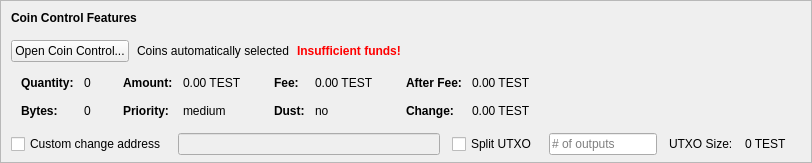
    <widget class="QFrame" name="frameCoinControl">
     <property name="sizePolicy">
      <sizepolicy hsizetype="Expanding" vsizetype="Expanding">
       <horstretch>0</horstretch>
       <verstretch>0</verstretch>
      </sizepolicy>
     </property>
     <property name="maximumSize">
      <size>
       <width>16777215</width>
       <height>16777215</height>
      </size>
     </property>
     <property name="frameShape">
      <enum>QFrame::StyledPanel</enum>
     </property>
     <property name="frameShadow">
      <enum>QFrame::Sunken</enum>
     </property>
     <layout class="QVBoxLayout" name="verticalLayoutCoinControl2">
      <property name="spacing">
       <number>0</number>
      </property>
      <property name="leftMargin">
       <number>0</number>
      </property>
      <property name="topMargin">
       <number>0</number>
      </property>
      <property name="rightMargin">
       <number>0</number>
      </property>
      <property name="bottomMargin">
       <number>6</number>
      </property>
      <item>
       <layout class="QVBoxLayout" name="verticalLayoutCoinControl" stretch="0,0,0,0,1">
        <property name="spacing">
         <number>0</number>
        </property>
        <property name="leftMargin">
         <number>10</number>
        </property>
        <property name="topMargin">
         <number>10</number>
        </property>
        <item>
         <layout class="QHBoxLayout" name="horizontalLayoutCoinControl1">
          <property name="bottomMargin">
           <number>15</number>
          </property>
          <item>
           <widget class="QLabel" name="labelCoinControlFeatures">
            <property name="sizePolicy">
             <sizepolicy hsizetype="Preferred" vsizetype="Maximum">
              <horstretch>0</horstretch>
              <verstretch>0</verstretch>
             </sizepolicy>
            </property>
            <property name="font">
             <font>
              <weight>75</weight>
              <bold>true</bold>
             </font>
            </property>
            <property name="styleSheet">
             <string notr="true">font-weight:bold;</string>
            </property>
            <property name="text">
             <string>Coin Control Features</string>
            </property>
           </widget>
          </item>
         </layout>
        </item>
        <item>
         <layout class="QHBoxLayout" name="horizontalLayoutCoinControl2" stretch="0,0,0,0">
          <property name="spacing">
           <number>8</number>
          </property>
          <property name="bottomMargin">
           <number>10</number>
          </property>
          <item>
           <widget class="QPushButton" name="pushButtonCoinControl">
            <property name="styleSheet">
             <string notr="true"/>
            </property>
            <property name="text">
             <string>Open Coin Control...</string>
            </property>
            <property name="autoDefault">
             <bool>false</bool>
            </property>
           </widget>
          </item>
          <item>
           <widget class="QLabel" name="labelCoinControlAutomaticallySelected">
            <property name="text">
             <string>Coins automatically selected</string>
            </property>
            <property name="margin">
             <number>5</number>
            </property>
           </widget>
          </item>
          <item>
           <widget class="QLabel" name="labelCoinControlInsuffFunds">
            <property name="font">
             <font>
              <weight>75</weight>
              <bold>true</bold>
             </font>
            </property>
            <property name="styleSheet">
             <string notr="true">color:red;font-weight:bold;</string>
            </property>
            <property name="text">
             <string>Insufficient funds!</string>
            </property>
            <property name="margin">
             <number>5</number>
            </property>
           </widget>
          </item>
          <item>
           <spacer name="horizontalSpacerCoinControl">
            <property name="orientation">
             <enum>Qt::Horizontal</enum>
            </property>
            <property name="sizeHint" stdset="0">
             <size>
              <width>40</width>
              <height>1</height>
             </size>
            </property>
           </spacer>
          </item>
         </layout>
        </item>
        <item>
         <widget class="QWidget" name="widgetCoinControl" native="true">
          <property name="sizePolicy">
           <sizepolicy hsizetype="Preferred" vsizetype="Preferred">
            <horstretch>0</horstretch>
            <verstretch>0</verstretch>
           </sizepolicy>
          </property>
          <property name="minimumSize">
           <size>
            <width>0</width>
            <height>0</height>
           </size>
          </property>
          <property name="styleSheet">
           <string notr="true"/>
          </property>
          <layout class="QHBoxLayout" name="horizontalLayoutCoinControl5">
           <property name="leftMargin">
            <number>0</number>
           </property>
           <property name="topMargin">
            <number>0</number>
           </property>
           <property name="rightMargin">
            <number>0</number>
           </property>
           <property name="bottomMargin">
            <number>0</number>
           </property>
           <item>
            <layout class="QHBoxLayout" name="horizontalLayoutCoinControl3" stretch="0,0,0,1">
             <property name="spacing">
              <number>20</number>
             </property>
             <property name="topMargin">
              <number>0</number>
             </property>
             <property name="bottomMargin">
              <number>10</number>
             </property>
             <item>
              <layout class="QFormLayout" name="formLayoutCoinControl1">
               <property name="horizontalSpacing">
                <number>10</number>
               </property>
               <property name="verticalSpacing">
                <number>14</number>
               </property>
               <property name="leftMargin">
                <number>10</number>
               </property>
               <property name="topMargin">
                <number>4</number>
               </property>
               <property name="rightMargin">
                <number>6</number>
               </property>
               <item row="0" column="0">
                <widget class="QLabel" name="labelCoinControlQuantityText">
                 <property name="font">
                  <font>
                   <weight>75</weight>
                   <bold>true</bold>
                  </font>
                 </property>
                 <property name="text">
                  <string>Quantity:</string>
                 </property>
                 <property name="margin">
                  <number>0</number>
                 </property>
                </widget>
               </item>
               <item row="0" column="1">
                <widget class="QLabel" name="labelCoinControlQuantity">
                 <property name="cursor">
                  <cursorShape>IBeamCursor</cursorShape>
                 </property>
                 <property name="contextMenuPolicy">
                  <enum>Qt::ActionsContextMenu</enum>
                 </property>
                 <property name="text">
                  <string notr="true">0</string>
                 </property>
                 <property name="margin">
                  <number>0</number>
                 </property>
                 <property name="textInteractionFlags">
                  <set>Qt::LinksAccessibleByMouse|Qt::TextSelectableByKeyboard|Qt::TextSelectableByMouse</set>
                 </property>
                </widget>
               </item>
               <item row="1" column="0">
                <widget class="QLabel" name="labelCoinControlBytesText">
                 <property name="font">
                  <font>
                   <weight>75</weight>
                   <bold>true</bold>
                  </font>
                 </property>
                 <property name="text">
                  <string>Bytes:</string>
                 </property>
                </widget>
               </item>
               <item row="1" column="1">
                <widget class="QLabel" name="labelCoinControlBytes">
                 <property name="cursor">
                  <cursorShape>IBeamCursor</cursorShape>
                 </property>
                 <property name="contextMenuPolicy">
                  <enum>Qt::ActionsContextMenu</enum>
                 </property>
                 <property name="text">
                  <string notr="true">0</string>
                 </property>
                 <property name="textInteractionFlags">
                  <set>Qt::LinksAccessibleByMouse|Qt::TextSelectableByKeyboard|Qt::TextSelectableByMouse</set>
                 </property>
                </widget>
               </item>
              </layout>
             </item>
             <item>
              <layout class="QFormLayout" name="formLayoutCoinControl2">
               <property name="horizontalSpacing">
                <number>10</number>
               </property>
               <property name="verticalSpacing">
                <number>14</number>
               </property>
               <property name="leftMargin">
                <number>6</number>
               </property>
               <property name="topMargin">
                <number>4</number>
               </property>
               <property name="rightMargin">
                <number>6</number>
               </property>
               <item row="0" column="0">
                <widget class="QLabel" name="labelCoinControlAmountText">
                 <property name="font">
                  <font>
                   <weight>75</weight>
                   <bold>true</bold>
                  </font>
                 </property>
                 <property name="text">
                  <string>Amount:</string>
                 </property>
                 <property name="margin">
                  <number>0</number>
                 </property>
                </widget>
               </item>
               <item row="0" column="1">
                <widget class="QLabel" name="labelCoinControlAmount">
                 <property name="cursor">
                  <cursorShape>IBeamCursor</cursorShape>
                 </property>
                 <property name="contextMenuPolicy">
                  <enum>Qt::ActionsContextMenu</enum>
                 </property>
                 <property name="text">
                  <string notr="true">0.00 TEST</string>
                 </property>
                 <property name="textInteractionFlags">
                  <set>Qt::LinksAccessibleByMouse|Qt::TextSelectableByKeyboard|Qt::TextSelectableByMouse</set>
                 </property>
                </widget>
               </item>
               <item row="1" column="0">
                <widget class="QLabel" name="labelCoinControlPriorityText">
                 <property name="font">
                  <font>
                   <weight>75</weight>
                   <bold>true</bold>
                  </font>
                 </property>
                 <property name="text">
                  <string>Priority:</string>
                 </property>
                </widget>
               </item>
               <item row="1" column="1">
                <widget class="QLabel" name="labelCoinControlPriority">
                 <property name="cursor">
                  <cursorShape>IBeamCursor</cursorShape>
                 </property>
                 <property name="contextMenuPolicy">
                  <enum>Qt::ActionsContextMenu</enum>
                 </property>
                 <property name="text">
                  <string>medium</string>
                 </property>
                 <property name="textInteractionFlags">
                  <set>Qt::LinksAccessibleByMouse|Qt::TextSelectableByKeyboard|Qt::TextSelectableByMouse</set>
                 </property>
                </widget>
               </item>
              </layout>
             </item>
             <item>
              <layout class="QFormLayout" name="formLayoutCoinControl3">
               <property name="horizontalSpacing">
                <number>10</number>
               </property>
               <property name="verticalSpacing">
                <number>14</number>
               </property>
               <property name="leftMargin">
                <number>6</number>
               </property>
               <property name="topMargin">
                <number>4</number>
               </property>
               <property name="rightMargin">
                <number>6</number>
               </property>
               <item row="0" column="0">
                <widget class="QLabel" name="labelCoinControlFeeText">
                 <property name="font">
                  <font>
                   <weight>75</weight>
                   <bold>true</bold>
                  </font>
                 </property>
                 <property name="text">
                  <string>Fee:</string>
                 </property>
                 <property name="margin">
                  <number>0</number>
                 </property>
                </widget>
               </item>
               <item row="0" column="1">
                <widget class="QLabel" name="labelCoinControlFee">
                 <property name="cursor">
                  <cursorShape>IBeamCursor</cursorShape>
                 </property>
                 <property name="contextMenuPolicy">
                  <enum>Qt::ActionsContextMenu</enum>
                 </property>
                 <property name="text">
                  <string notr="true">0.00 TEST</string>
                 </property>
                 <property name="textInteractionFlags">
                  <set>Qt::LinksAccessibleByMouse|Qt::TextSelectableByKeyboard|Qt::TextSelectableByMouse</set>
                 </property>
                </widget>
               </item>
               <item row="1" column="0">
                <widget class="QLabel" name="labelCoinControlLowOutputText">
                 <property name="font">
                  <font>
                   <weight>75</weight>
                   <bold>true</bold>
                  </font>
                 </property>
                 <property name="text">
                  <string>Dust:</string>
                 </property>
                </widget>
               </item>
               <item row="1" column="1">
                <widget class="QLabel" name="labelCoinControlLowOutput">
                 <property name="cursor">
                  <cursorShape>IBeamCursor</cursorShape>
                 </property>
                 <property name="contextMenuPolicy">
                  <enum>Qt::ActionsContextMenu</enum>
                 </property>
                 <property name="text">
                  <string>no</string>
                 </property>
                 <property name="textInteractionFlags">
                  <set>Qt::LinksAccessibleByMouse|Qt::TextSelectableByKeyboard|Qt::TextSelectableByMouse</set>
                 </property>
                </widget>
               </item>
              </layout>
             </item>
             <item>
              <layout class="QFormLayout" name="formLayoutCoinControl4">
               <property name="horizontalSpacing">
                <number>10</number>
               </property>
               <property name="verticalSpacing">
                <number>14</number>
               </property>
               <property name="leftMargin">
                <number>6</number>
               </property>
               <property name="topMargin">
                <number>4</number>
               </property>
               <property name="rightMargin">
                <number>6</number>
               </property>
               <item row="0" column="0">
                <widget class="QLabel" name="labelCoinControlAfterFeeText">
                 <property name="font">
                  <font>
                   <weight>75</weight>
                   <bold>true</bold>
                  </font>
                 </property>
                 <property name="text">
                  <string>After Fee:</string>
                 </property>
                 <property name="margin">
                  <number>0</number>
                 </property>
                </widget>
               </item>
               <item row="0" column="1">
                <widget class="QLabel" name="labelCoinControlAfterFee">
                 <property name="cursor">
                  <cursorShape>IBeamCursor</cursorShape>
                 </property>
                 <property name="contextMenuPolicy">
                  <enum>Qt::ActionsContextMenu</enum>
                 </property>
                 <property name="text">
                  <string notr="true">0.00 TEST</string>
                 </property>
                 <property name="textInteractionFlags">
                  <set>Qt::LinksAccessibleByMouse|Qt::TextSelectableByKeyboard|Qt::TextSelectableByMouse</set>
                 </property>
                </widget>
               </item>
               <item row="1" column="0">
                <widget class="QLabel" name="labelCoinControlChangeText">
                 <property name="font">
                  <font>
                   <weight>75</weight>
                   <bold>true</bold>
                  </font>
                 </property>
                 <property name="text">
                  <string>Change:</string>
                 </property>
                </widget>
               </item>
               <item row="1" column="1">
                <widget class="QLabel" name="labelCoinControlChange">
                 <property name="cursor">
                  <cursorShape>IBeamCursor</cursorShape>
                 </property>
                 <property name="contextMenuPolicy">
                  <enum>Qt::ActionsContextMenu</enum>
                 </property>
                 <property name="text">
                  <string notr="true">0.00 TEST</string>
                 </property>
                 <property name="textInteractionFlags">
                  <set>Qt::LinksAccessibleByMouse|Qt::TextSelectableByKeyboard|Qt::TextSelectableByMouse</set>
                 </property>
                </widget>
               </item>
              </layout>
             </item>
            </layout>
           </item>
          </layout>
         </widget>
        </item>
        <item>
         <layout class="QHBoxLayout" name="horizontalLayoutCoinControl4" stretch="0,0,0,0,0,0,0">
          <property name="spacing">
           <number>12</number>
          </property>
          <property name="sizeConstraint">
           <enum>QLayout::SetDefaultConstraint</enum>
          </property>
          <property name="topMargin">
           <number>5</number>
          </property>
          <property name="rightMargin">
           <number>5</number>
          </property>
          <item>
           <widget class="QCheckBox" name="checkBoxCoinControlChange">
            <property name="toolTip">
             <string>If this is activated, but the change address is empty or invalid, change will be sent to a newly generated address.</string>
            </property>
            <property name="text">
             <string>Custom change address</string>
            </property>
           </widget>
          </item>
          <item>
           <widget class="QValidatedLineEdit" name="lineEditCoinControlChange">
            <property name="enabled">
             <bool>false</bool>
            </property>
            <property name="sizePolicy">
             <sizepolicy hsizetype="Expanding" vsizetype="Fixed">
              <horstretch>0</horstretch>
              <verstretch>0</verstretch>
             </sizepolicy>
            </property>
           </widget>
          </item>
          <item>
           <widget class="QCheckBox" name="splitBlockCheckBox">
            <property name="text">
             <string>Split UTXO</string>
            </property>
           </widget>
          </item>
          <item>
           <widget class="QLineEdit" name="splitBlockLineEdit">
            <property name="sizePolicy">
             <sizepolicy hsizetype="Fixed" vsizetype="Fixed">
              <horstretch>50</horstretch>
              <verstretch>0</verstretch>
             </sizepolicy>
            </property>
            <property name="placeholderText">
             <string># of outputs</string>
            </property>
           </widget>
          </item>
          <item>
           <widget class="QLabel" name="labelBlockSizeText">
            <property name="text">
             <string>UTXO Size:</string>
            </property>
           </widget>
          </item>
          <item>
           <widget class="QLabel" name="labelBlockSize">
            <property name="text">
             <string>0 TEST</string>
            </property>
           </widget>
          </item>
          <item>
           <widget class="QLabel" name="labelCoinControlChangeLabel">
            <property name="sizePolicy">
             <sizepolicy hsizetype="Preferred" vsizetype="Expanding">
              <horstretch>0</horstretch>
              <verstretch>0</verstretch>
             </sizepolicy>
            </property>
            <property name="minimumSize">
             <size>
              <width>0</width>
              <height>0</height>
             </size>
            </property>
            <property name="text">
             <string/>
            </property>
            <property name="margin">
             <number>3</number>
            </property>
           </widget>
          </item>
         </layout>
        </item>
        <item>
         <spacer name="verticalSpacerCoinControl">
          <property name="orientation">
           <enum>Qt::Vertical</enum>
          </property>
          <property name="sizeHint" stdset="0">
           <size>
            <width>800</width>
            <height>1</height>
           </size>
          </property>
         </spacer>
        </item>
       </layout>
      </item>
     </layout>
    </widget>
